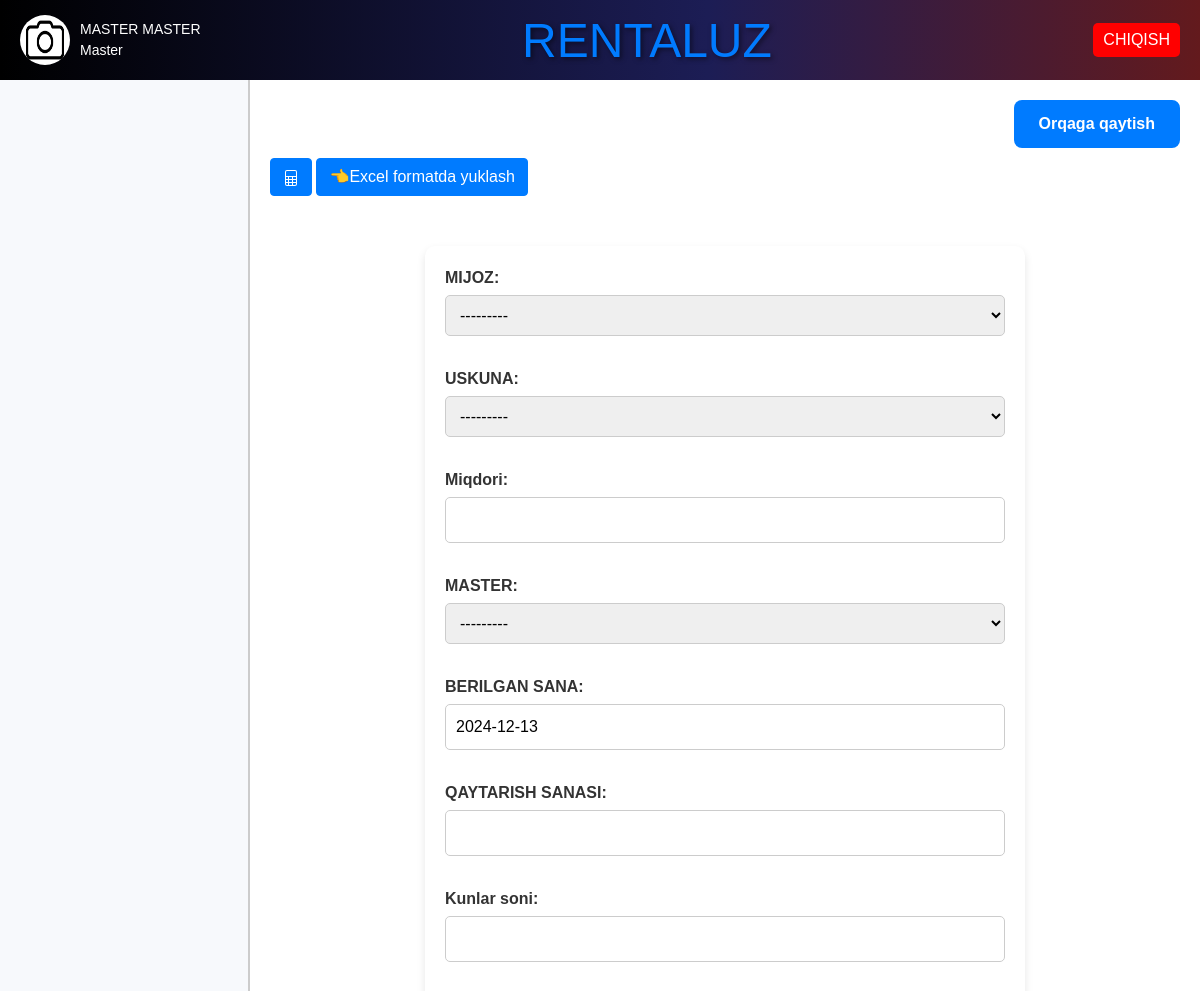
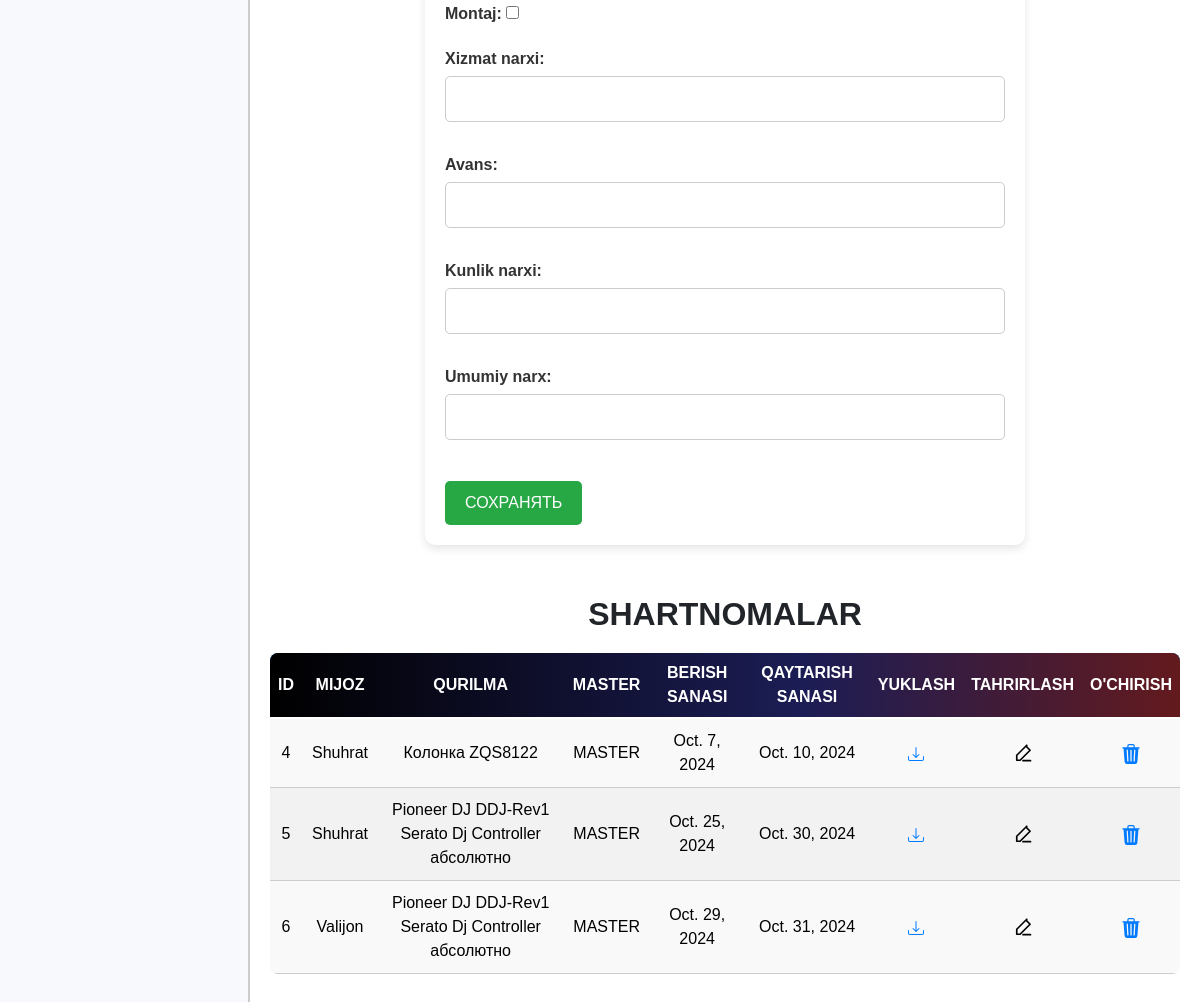
The app's page /prokot/ (signed in) with its own data (2 pictures, top to bottom).
### rental/models.py (models this page shows, shortened)
class CustomUser(AbstractUser):
    rasm=models.ImageField(default='static/img/default.jpg')
    ism = models.CharField(max_length=255)
    familiya = models.CharField(max_length=255)
    lavozimi = models.CharField(max_length=255)
    username = models.CharField(max_length=255, unique=True)
    password = models.CharField(max_length=255)
    is_staff = models.BooleanField(default=False)
    is_active = models.BooleanField(default=True)
    def __str__(self):
        return self.username

class Prokat(models.Model):
    mijoz = models.ForeignKey(Mijozlar, on_delete=models.CASCADE)
    qurilma = models.ForeignKey(Qurilmalar, on_delete=models.CASCADE)
    ishchi = models.ForeignKey(CustomUser, on_delete=models.CASCADE)
    berilgan_sanasi = models.DateField(default=timezone.now)
    qaytish_sanasi = models.DateField()
    kunlar_soni = models.BigIntegerField()
    umumiy_narx = models.DecimalField(max_digits=10, decimal_places=2)
    montaj = models.BooleanField(default=False)
    xizmat_narxi = models.DecimalField(max_digits=10, decimal_places=2)
    avans = models.DecimalField(max_digits=10, decimal_places=2)
    miqdori = models.IntegerField()
    kunlik_narxi =  models.DecimalField(max_digits=10, decimal_places=2)

class Mijozlar(models.Model):
    ism = models.CharField(max_length=255)
    familiya = models.CharField(max_length=255)
    username = models.CharField(max_length=255,unique=True)
    telefon = models.CharField(max_length=20)
    jinsi = models.CharField(max_length=10)
    pasport = models.CharField(max_length=15)
    jshshir = models.CharField(max_length=20)
    def __str__(self):
        return self.username

class Qurilmalar(models.Model):
    tur = models.ForeignKey(Turlar, on_delete=models.CASCADE)
    nomi = models.CharField(max_length=255)
    tasnif = models.CharField(max_length=255)
    rasmi = models.ImageField(default='static/img/default.jpg')
    holati = models.CharField(max_length=255)
    narxi =  models.DecimalField(max_digits=10, decimal_places=2 ,default=0)
    def __str__(self):
        return f"{self.nomi}"

### rental/views.py (the view, shortened to what this page needs)
# urls.py: path('prokot/',ShartnomaView.as_view(),name='prokot'),
class ShartnomaView(View):
    def get(self, request):
        shartnoma = ProkotForm()
        shartnomalar = Prokat.objects.all()
        return render(request, 'shartnoma.html', {'form': shartnoma, 'shartnomalar': shartnomalar})

### rental/forms.py
class ProkotForm(forms.ModelForm):
    class Meta:
        model = Prokat
        fields = ['mijoz', 'qurilma', 'miqdori', 'ishchi', 'berilgan_sanasi', 'qaytish_sanasi', 'kunlar_soni', 'montaj', 'xizmat_narxi', 'avans', 'kunlik_narxi', 'umumiy_narx']
        labels = {
            'mijoz': 'MIJOZ',
            'qurilma': 'USKUNA',
            'ishchi': 'MASTER',
            'berilgan_sanasi': 'BERILGAN SANA',
            'qaytish_sanasi': 'QAYTARISH SANASI',
            'kunlar_soni': 'Kunlar soni',
            'umumiy_narx': 'Umumiy narx',
            'montaj': 'Montaj',
            'xizmat_narxi': 'Xizmat narxi',
            'avans': 'Avans',
            'miqdori': 'Miqdori',
            'kunlik_narxi': 'Kunlik narxi',
        }
    def __init__(self, *args, **kwargs):
        super(ProkotForm, self).__init__(*args, **kwargs)
        self.fields['ishchi'].queryset = CustomUser.objects.filter(lavozimi='Master')

### templates/shartnoma.html (shortened to what this page needs)
{%extends 'home.html'%}
{%block content%}
<html lang="en">
<head>
</head>
<body>
    {% if request.path == '/prokot/' %}
    <div class="add">
        <a href="{%url 'prokatall' %}">Orqaga qaytish</a>
    </div>
    {%endif%}
<a href="{% url 'export_all_contracts' %}" class="btn btn-primary"></a>
    <a href="{% url 'export_all_contracts' %}" class="btn btn-primary">👈Excel formatda yuklash</a>
{%if request.path == '/prokot/' %}
    <div class="form-container" id="form">
        <form method="post" enctype="multipart/form-data">
            {{ form.as_p }}
            <button type="submit">СОХРАНЯТЬ</button>
        </form>
    </div>
{%endif%}
<h2>shartnomalar</h2>
        <table>
            <thead>
                <tr>
                    <td>ID</td>
                    <td>Mijoz</td>
                    <td>Qurilma</td>
                    <td>Master</td>
                    <td>Berish sanasi</td>
                    <td>Qaytarish sanasi</td>
                    <td>Yuklash</td>
                    <td>Tahrirlash</td>
                    <td>O'chirish</td>
                </tr>
            </thead>
            <tbody>
                {%for i in shartnomalar%}
                <tr>
                    <td>{{i.id}}</td>
                    <td>{{i.mijoz.ism}}</td>
                    <td>{{i.qurilma.nomi}}</td>
                    <td>{{i.ishchi.ism}}</td>
                    <td>{{i.berilgan_sanasi}}</td>
                    <td>{{i.qaytish_sanasi}}</td>
                    <td><a href="{% url 'shartnoma_download' i.pk %}"></a></td>
                    <td><a href="{% url 'edit_prokot' i.pk %}"></a></td>
                    <td><a href="{% url 'delete_prokot' i.pk%}"></a></td>
                </tr>
                {%endfor%}
            </tbody>
        </table>
    {%endblock content%}

### templates/home.html (shortened to what this page needs)
<!DOCTYPE html>
<html lang="en">
{% load static %}
<head>
    <link rel="stylesheet" href="https://stackpath.bootstrapcdn.com/bootstrap/4.5.2/css/bootstrap.min.css">
    <link rel="stylesheet" href="https://cdnjs.cloudflare.com/ajax/libs/font-awesome/5.15.4/css/all.min.css">
    <link rel="stylesheet" href="{% static 'css/styles.css' %}">
    <link rel="stylesheet" href="https://code.jquery.com/ui/1.12.1/themes/base/jquery-ui.css">
</head>
<body>
    <div class="header">
        <div class="profile-info" onclick="openModal()">
            <img src="{{ request.user.rasm.url }}" alt="Profile Picture" class="profile-pic">
            <div class="profile-details">
                <span>{{ request.user.ism }} {{ request.user.familiya }}</span><br>
                <span>{{ request.user.lavozimi }}</span>
            </div>
        </div>
        <div class="logo">
            <div class="text"><a href="{% url 'home' %}" style="text-decoration: none;">RENTALUZ</a></div>
        </div>
        <div>
            <button class="logout" onclick="window.location.href='{% url 'logout' %}'">CHIQISH</button>
        </div>
    </div>
    <div class="layout">
        <nav class="menu" id="sidebar">
        </nav>
        <main class="main-content">
            {% block content %}{% endblock %}
        </main>
    </div>
    <link rel="stylesheet" href="https://code.jquery.com/ui/1.12.1/themes/base/jquery-ui.css">
</body>
</html>

### static/css/styles.css (style rules this page uses)
body { font-family: Arial, sans-serif; margin: 0; padding: 0; background-color: #f7f9fc; }
.header { background: linear-gradient(90deg, rgba(0, 0, 0, 1) 0%, rgba(28, 29, 85, 1) 59%, rgba(99, 26, 29, 1) 100%); color: #fff; display: flex; justify-content: space-between; align-items: center; padding: 20px 0; }
.header .profile-info { display: flex; align-items: center; cursor: pointer; }
.header img { border-radius: 50%; width: 50px; height: 50px; margin-right: 10px; }
.header .profile-details { color: #fff; font-size: 14px; }
.header .logo { width: 300px; height: 80px; overflow: hidden; position: relative; }
.text { color: white; font-size: 40px; text-align: center; padding: 5px; white-space: normal; max-width: 90%; cursor: context-menu; }
.header .logout { background-color: #f00; color: #fff; padding: 5px 10px; border: none; border-radius: 5px; cursor: pointer; }
.layout { display: flex; height: calc(100vh - 50px); }
.menu { width: 250px; border-right: 2px solid #ccc; position: relative; overflow-y: auto; transition: width 0.3s ease; }
.main-content { flex: 1; padding: 20px; background-color: #fff; overflow-y: auto; transition: margin-left 0.3s ease; }

### templates/home.html (style rules this page uses)
body { font-family: Arial, sans-serif; margin: 0; padding: 0; background-color: #f7f9fc; }
.header { background: linear-gradient(90deg, rgba(0, 0, 0, 1) 0%, rgba(28, 29, 85, 1) 59%, rgba(99, 26, 29, 1) 100%); color: #fff; display: flex; justify-content: space-between; align-items: center; padding: 0px 20px; }
.header .profile-info { display: flex; align-items: center; cursor: pointer; }
.header img { border-radius: 50%; width: 50px; height: 50px; margin-right: 10px; }
.header .logo { width: 300px; height: 80px; position: relative; }
.header .logo div { position: absolute; top: 50%; left: 50%; transform: translate(-50%, -50%); width: auto; height: 100%; object-fit: cover; border-radius: 5px; text-align: center; font-size: 3em; background: linear-gradient(90deg, rgba(0, 0, 0, 1) 0%, rgba(28, 29, 85, 1) 59%, rgba(99, 26, 29, 1) 100%); -webkit-background-clip: text; color: transparent; text-shadow: 2px 2px 5px rgba(0, 0, 0, 0.5); }
.header .logout { background-color: #f00; color: #fff; padding: 5px 10px; border: none; border-radius: 5px; cursor: pointer; }
.layout { display: flex; height: calc(100vh - 50px); }
.menu { width: 250px; border-right: 2px solid #ccc; position: relative; overflow-y: auto; transition: width 0.3s ease; }
.main-content { flex: 1; padding: 20px; background-color: #fff; overflow-y: auto; transition: margin-left 0.3s ease; }

### records on screen
CustomUser: user.rasm (placeholder picture), user.ism "MASTER", user.familiya "MASTER", user.lavozimi "Master"
Prokat: id "4", mijoz.ism "Shuhrat", qurilma.nomi "Колонка ZQS8122", ishchi.ism "MASTER", berilgan_sanasi "Oct. 7, 2024", qaytish_sanasi "Oct. 10, 2024"
Prokat: id "5", mijoz.ism "Shuhrat", qurilma.nomi "Pioneer DJ DDJ-Rev1 Serato Dj Controller абсолютно", ishchi.ism "MASTER", berilgan_sanasi "Oct. 25, 2024", qaytish_sanasi "Oct. 30, 2024"
Prokat: id "6", mijoz.ism "Valijon", qurilma.nomi "Pioneer DJ DDJ-Rev1 Serato Dj Controller абсолютно", ishchi.ism "MASTER", berilgan_sanasi "Oct. 29, 2024", qaytish_sanasi "Oct. 31, 2024"
